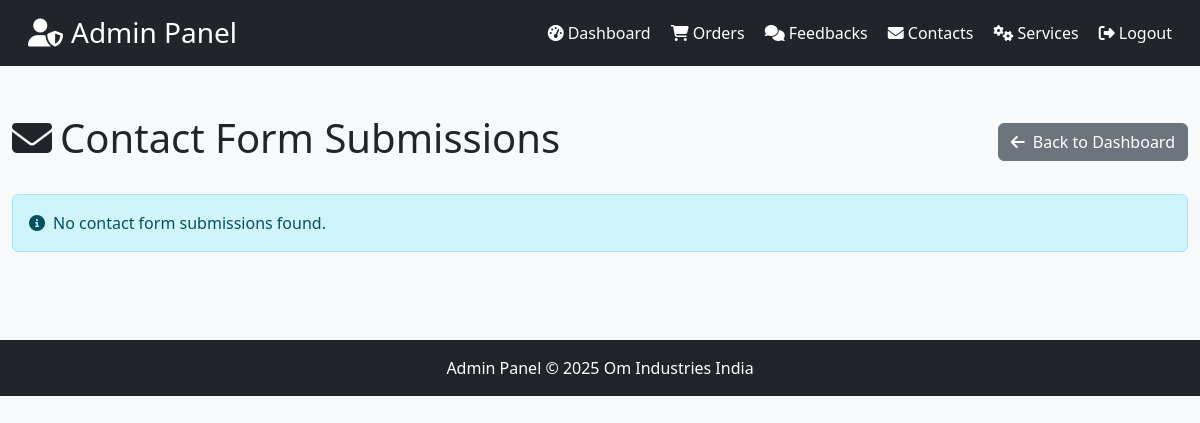
Page /admin/contacts (signed in) on the earlier database version.
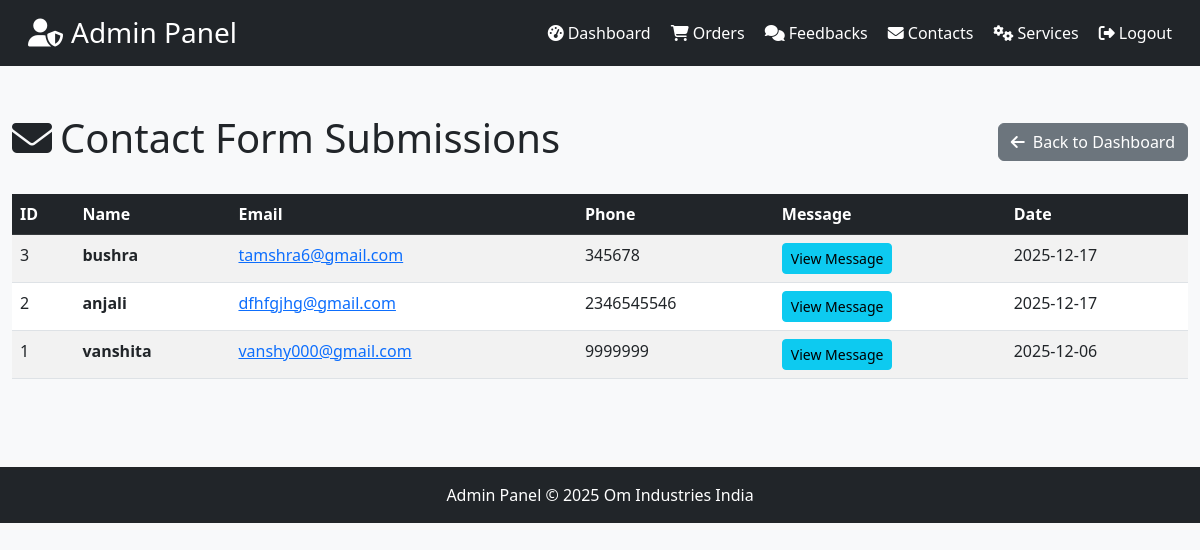
Same page on the later database version.
### tables this page shows
CREATE TABLE contacts (
    id INTEGER PRIMARY KEY AUTOINCREMENT,
    name TEXT NOT NULL,
    email TEXT,
    phone TEXT,
    message TEXT
, date TIMESTAMP DEFAULT CURRENT_TIMESTAMP);

### app.py (the view)
@app.route("/admin/contacts")
def admin_contacts():
    if not session.get('admin_logged_in'):
        return redirect(url_for('admin_login'))
    conn = _db_connection()
    cursor = execute_query(conn, "SELECT * FROM contacts ORDER BY date DESC")
    contacts = cursor.fetchall()
    conn.close()
    return render_template("admin/pages/contacts.html", title="Manage Contacts", contacts=contacts)

### app.py (called while the page is built)
def execute_query(conn, query, params=None):
    if USE_POSTGRES:
        cursor = conn.cursor()
        if params:
            if '?' in query:
                query = query.replace('?', '%s')
            cursor.execute(query, params)
        else:
            cursor.execute(query)
        return cursor
    else:
        if params:
            return conn.execute(query, params)
        else:
            return conn.execute(query)

### templates/admin/pages/contacts.html (shortened to what this page needs)
{% extends "admin/base_admin.html" %}
{% block content %}
<div class="container-fluid py-4">
  <div class="d-flex justify-content-between align-items-center mb-4">
    <h1><i class="fas fa-envelope me-2"></i>Contact Form Submissions</h1>
    <a href="{{ url_for('admin_dashboard') }}" class="btn btn-secondary">
      <i class="fas fa-arrow-left me-2"></i>Back to Dashboard
    </a>
  </div>
  {% if contacts %}
  <div class="table-responsive">
    <table class="table table-striped table-hover">
      <thead class="table-dark">
        <tr>
          <th>ID</th>
          <th>Name</th>
          <th>Email</th>
          <th>Phone</th>
          <th>Message</th>
          <th>Date</th>
        </tr>
      </thead>
      <tbody>
        {% for contact in contacts %}
        <tr>
          <td>{{ contact['id'] }}</td>
          <td><strong>{{ contact['name'] }}</strong></td>
          <td><a href="mailto:{{ contact['email'] }}">{{ contact['email'] }}</a></td>
          <td>{{ contact['phone'] or 'N/A' }}</td>
          <td>
            <button type="button" class="btn btn-sm btn-info" data-bs-toggle="modal" data-bs-target="#messageModal{{ contact['id'] }}">
              View Message
            </button>
          </td>
          <td>
            {% if contact['date'] %}
              {% if contact['date'] is string %}
                {{ contact['date'][:10] }}
              {% else %}
                {{ contact['date'].strftime('%Y-%m-%d') }}
              {% endif %}
            {% else %}
              N/A
            {% endif %}
          </td>
        </tr>
        {% endfor %}
      </tbody>
    </table>
  </div>
  {% else %}
  <div class="alert alert-info">
    <i class="fas fa-info-circle me-2"></i>No contact form submissions found.
  </div>
  {% endif %}
</div>
{% endblock %}

### templates/admin/base_admin.html (shortened to what this page needs)
<!DOCTYPE html>
<html lang="en">
<head>
    <link href="https://cdn.jsdelivr.net/npm/bootstrap@5.3.0/dist/css/bootstrap.min.css" rel="stylesheet">
    <link rel="stylesheet" href="https://cdnjs.cloudflare.com/ajax/libs/font-awesome/6.4.0/css/all.min.css">
</head>
<body>
{% include "admin/components/header_admin.html" %}
<main>
    {% block content %}{% endblock %}
</main>
{% include "admin/components/footer_admin.html" %}
</body>
</html>

### templates/admin/components/header_admin.html
<header class="bg-dark text-white p-3 mb-4">
  <div class="container-fluid">
    <div class="d-flex justify-content-between align-items-center">
      <div>
        <h3 class="mb-0"><i class="fas fa-user-shield me-2"></i>Admin Panel</h3>
      </div>
      <nav>
        <a href="{{ url_for('admin_dashboard') }}" class="text-white text-decoration-none me-3">
          <i class="fas fa-tachometer-alt me-1"></i>Dashboard
        </a>
        <a href="{{ url_for('admin_order') }}" class="text-white text-decoration-none me-3">
          <i class="fas fa-shopping-cart me-1"></i>Orders
        </a>
        <a href="{{ url_for('admin_feedback') }}" class="text-white text-decoration-none me-3">
          <i class="fas fa-comments me-1"></i>Feedbacks
        </a>
        <a href="{{ url_for('admin_contacts') }}" class="text-white text-decoration-none me-3">
          <i class="fas fa-envelope me-1"></i>Contacts
        </a>
        <a href="{{ url_for('admin_services') }}" class="text-white text-decoration-none me-3">
          <i class="fas fa-cogs me-1"></i>Services
        </a>
        <a href="{{ url_for('admin_logout') }}" class="text-white text-decoration-none">
          <i class="fas fa-sign-out-alt me-1"></i>Logout
        </a>
      </nav>
    </div>
  </div>
</header>

### templates/admin/components/footer_admin.html
<footer class="bg-dark text-white text-center py-3 mt-5">
    <div class="container">
        <p class="mb-0">Admin Panel © 2025 Om Industries India</p>
    </div>
</footer>

### templates/admin/base_admin.html (style rules this page uses)
body { background-color: #f8f9fa; }

Differences in the rows shown:
added contacts: id "3", name "bushra", email "tamshra6@gmail.com", phone "345678", date "2025-12-17"
added contacts: id "2", name "anjali", email "dfhfgjhg@gmail.com", phone "2346545546", date "2025-12-17"
added contacts: id "1", name "vanshita", email "vanshy000@gmail.com", phone "9999999", date "2025-12-06"
Other differences:
text no longer shown: "No contact form submissions found."
text now shown: "ID Name Email Phone Message Date"
